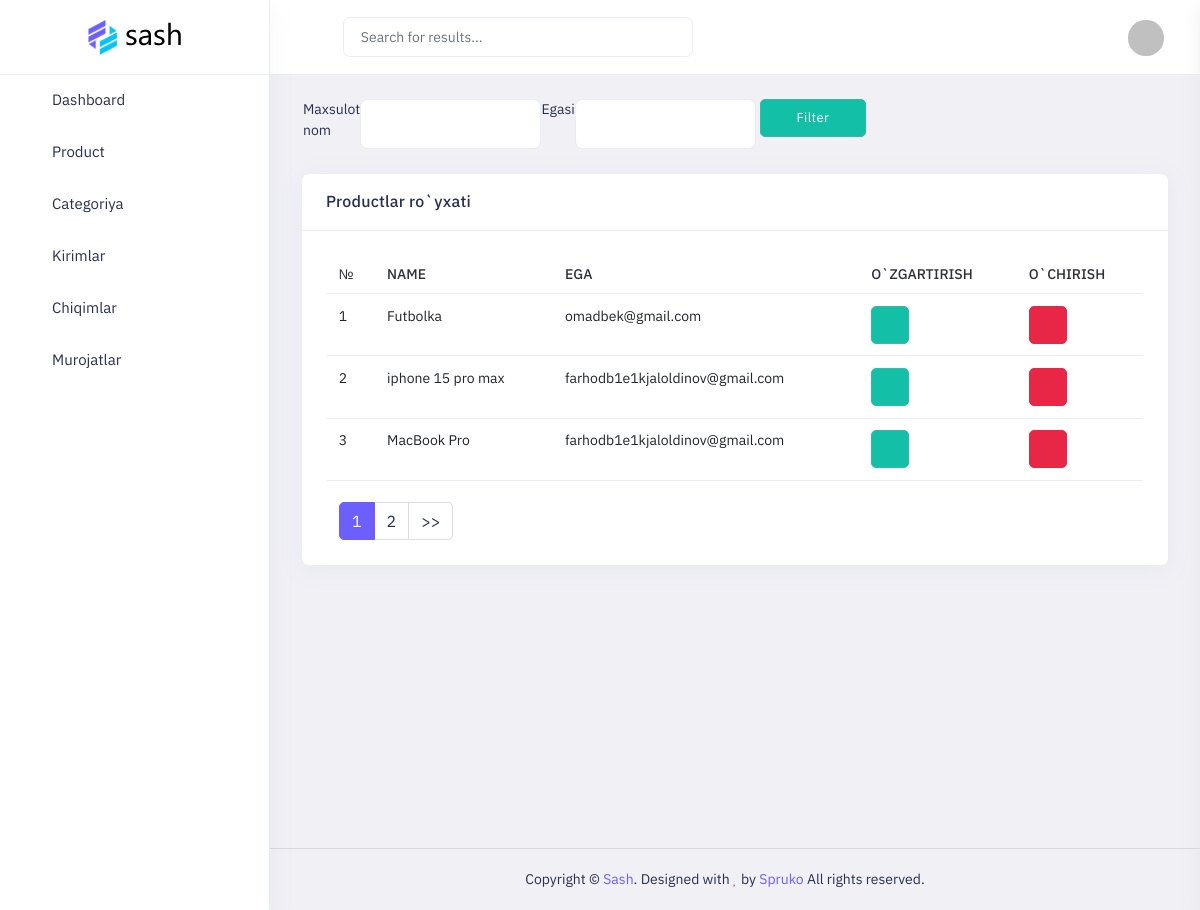
Screenshot of /dashboard/product-list with the database file from the repository.
### main/models.py (models this page shows, shortened)
class Product(models.Model):
    name = models.CharField(max_length=150)
    description = models.TextField()
    quantity = models.IntegerField()
    price = models.DecimalField(decimal_places=2, max_digits=10)
    currency = models.SmallIntegerField(
        choices=(
            (0,"UZS"),
            (1, "USD"),
            (2, "RUB"),
        ))
    discount_price = models.DecimalField(decimal_places=2, max_digits=10, blank=True, null=True)
    baner_image = models.ImageField(upload_to='baner/')
    category = models.ForeignKey(Category, on_delete=models.SET_NULL, null=True)
    creator = models.ForeignKey(User, on_delete=models.DO_NOTHING, default=1)
    slug = models.SlugField(unique=True, blank=True)

### main/views.py (the view)
# urls.py: path('dashboard/product-list', views.product_list_dashboard, name='product_list_dashboard'),
def product_list_dashboard(request):
    if request.method == 'GET':
        result = filter_products(request)
        try:
            products = models.Product.objects.filter(**result)
        except FieldError:
            products = models.Product.objects.all()
        context = {
            'products': paginate_products(products, 3, request),
        }
        return render(request, 'dashboard/product/list.html', context)

### main/funcs.py (called while the page is built, shortened)
def filter_products(request):
    result = {}
    return result

def paginate_products(products, num, request):
    paginator = Paginator(products, num)
    page = request.GET.get('page')
    try:
        products = paginator.page(page)
    except PageNotAnInteger:
        products = paginator.page(1)
    except EmptyPage:
        products = paginator.page(paginator.num_pages)
    return products

### templates/dashboard/product/list.html (shortened to what this page needs)
{% extends 'dashboard/base.html' %}
{% block content %}
            <div class="main-content app-content mt-0">
                <div class="side-app">
                    <div class="main-container container-fluid">
                        <div class="page-header">
                            <form action="{% url 'product_list_dashboard' %}" method="get" class="d-flex">
                                <label for="name">Maxsulot nom</label>
                                <input class="form-control" type="text" name="name" id="name" >
                                <label for="creator">Egasi</label>
                                <input class="form-control" type="text" name="creator" id="creator"><button style="display: flex; justify-content: center; margin-bottom: auto; " type="submit" class="btn btn-success w-50 ms-1" >Filter</button>
                            </form>
                        </div>
                        <div class="row" >
                            <div class="col-xl-9" >
                                <div class="card">
                                    <div class="card-header">
                                        <h3 class="card-title">Productlar ro`yxati</h3>
                                    </div>
                                    <div class="card-body">
                                        <div class="table-responsive" style="display: flex; justify-content: center;">
                                            <table class="table text-nowrap text-md-nowrap mb-0">
                                                <thead>
                                                    <tr>
                                                        <th>№</th>
                                                        <th>Name</th>
                                                        <div style="margin-right: 50x;"><th>Ega</th></div>
                                                        <th>O`zgartirish</th>
                                                        <th>O`chirish</th>
                                                    </tr>
                                                </thead>
                                                <tbody>
                                                    {% for product in products %}
                                                    <tr>
                                                        <td>{{forloop.counter}}</td>
                                                        <td>{{product.name}}</td>
                                                        <td>{{product.creator}}</td>
                                                        <td><a href="{% url 'update_category' product.id %}" class="btn btn-icon  btn-success" style="color: white;"><i class="fa fa-arrow-right"></i></a></td>
                                                        <td><a href="{% url 'delete_category' product.id %}" class="btn btn-icon  btn-danger"><i class="fe fe-trash"></i></a></td>
                                                    </tr>
                                                    {% endfor %}
                                                </tbody>
                                            </table>
                                        </div>
                                        <br>
                                        <div class="d-flex justify-content-right" >
                                            <div class="col-12 text-right">
                                                {% if products.paginator.num_pages > 1 %}
                                                    <nav aria-label="Page navigation example" class="text-end">
                                                        <ul class="pagination">
                                                            {% for num in products.paginator.page_range %}
                                                            {% if num == products.number %}
                                                            <li class="page-item active"><a class="page-link" href="#">{{ num }}</a></li>
                                                            {% elif num > products.number|add:'-3' and num < products.number|add:'3' %}
                                                            <li class="page-item"><a class="page-link" href="?page={{ num }}">{{ num }}</a></li>
                                                            {% endif %}
                                                            {% endfor %}
                                                            {% if products.has_next %}
                                                            <li class="page-item page-next"><a class="page-link" href="?page={{ products.next_page_number }}">>></a></li>
                                                            {% endif %}
                                                        </ul>
                                                    </nav>
                                                {% endif %}
                                            </div>
                                        </div>
                                    </div>
                                </div>
                            </div>
                        </div>
                    </div>
                </div>
            </div>
        </div>
{% endblock%}

### static/dashboard/switcher/css/switcher.css (style rules this page uses)
.w-50 { width: 50% !important; }

### rows the page displays
Product: name "Futbolka", creator "omadbek@gmail.com"
Product: name "iphone 15 pro max", creator "farhodb1e1kjaloldinov@gmail.com"
Product: name "MacBook Pro", creator "farhodb1e1kjaloldinov@gmail.com"

### other values shown
{{ num }} "1"
{{ num }} "2"
